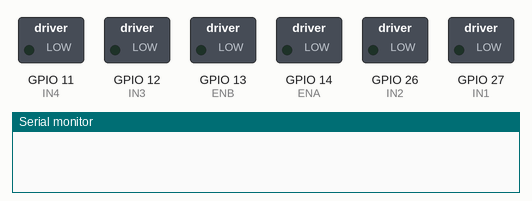
Simulated run of this sketch. Board: ESP32. On the bench: switched loads named in the sketch (green lamp = pin HIGH), the last lines printed to the serial monitor.

Above: at 0.5 s.
At 1.5 s:
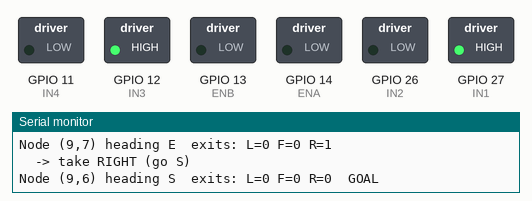
Timing chart, 0 to 3.0 s (numbered marks = the images above):
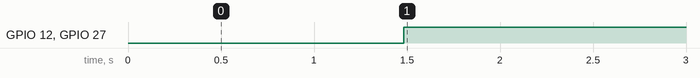

The sketch:

maze_dfs_line_follower_final_code.ino
```cpp
/*
 * Task 9 - ESP32 PID Line Follower + Depth-First-Search Maze Solver
 * -----------------------------------------------------------------
 * Hardware (Appendix A): ESP32-WROOM-32, 5 analog IR sensors (higher voltage
 * = darker = line), L298N dual H-bridge, 3S LiPo.
 *
 *  1. Line position   : weighted centroid of calibrated analog sensors,
 *                       weights {-2,-1,0,1,2}  -> position -2000..+2000
 *  2. Line following  : PID on the position error -> differential motor speed
 *  3. Lost line       : short gap  -> keep steering toward the last side seen
 *                       confirmed  -> treated as a DEAD END: U-turn + backtrack
 *                       U-turn can't re-find the line -> SAFE STOP
 *  4. Maze solving    : DFS on a grid of junction nodes, exit priority
 *                       LEFT -> FORWARD -> RIGHT. Visited nodes are never
 *                       re-entered; dead ends / fully explored nodes pop the
 *                       stack and drive back to the previous node.
 *  5. Startup         : min-max calibration of every sensor (12-bit ADC)
 *  6. Telemetry       : every control-loop iteration prints
 *                       s1,s2,s3,s4,s5,error,motorL,motorR  @115200
 *
 * SIMULATION = 1 : PID is fed hard-coded raw ADC arrays, then the DFS solves a
 *                  hard-coded maze in software (no hardware needed).
 * SIMULATION = 0 : runs on the robot.
 *
 * PID TUNING NOTES
 *  - Error = centroid position, range -2000..+2000. Loop = 100 Hz (10 ms), which
 *    keeps the 115200-baud telemetry stream (~35 B/line) well inside the UART limit.
 *  - Kp = 0.06 : full-scale error gives ~120 PWM of correction. Enough to take
 *                a 90 deg bend, not enough to saturate on every wobble.
 *  - Kd = 0.0004 (per second): damps oscillation; kept small because the
 *                error is quantised by only 5 sensors.
 *  - Ki = 0.02, clamped to +-40 PWM : only trims small steady drift. A big Ki
 *                winds up during turns and causes overshoot, so it stays tiny.
 *  - Tuning order: Ki=Kd=0, raise Kp until it just starts to wobble, back off
 *                ~30 %, add Kd until the wobble is gone, add Ki last (or leave 0).
 *  - L298N drops ~1.4 V per channel and motors stall below ~60 PWM, so
 *                BASE_SPEED is 150 and reverse is limited to -80.
 */

#include <Arduino.h>

#define SIMULATION 1
#define TELEMETRY  1        // stream values every loop iteration (spec requirement)
#define CAL_AUTO_SPIN 1     // 1: robot spins in place during calibration
                            // 0: you sweep the sensors over line + floor by hand

// ============================== PINS (Appendix A) =========================
const uint8_t SENSOR_PINS[5] = {34, 35, 32, 33, 25};   // S1 (left) ... S5 (right)

const uint8_t ENA = 14, IN1 = 27, IN2 = 26;            // left  motor
const uint8_t ENB = 13, IN3 = 12, IN4 = 11;            // right motor
const bool INVERT_LEFT = false, INVERT_RIGHT = false;  // flip if a motor runs backwards

// ============================ PARAMETERS =================================
const int   BASE_SPEED   = 150;      // 0..255
const int   MAX_SPEED    = 255;
const int   MIN_SPEED    = -80;
const int   TURN_SPEED   = 140;
const int   ADV_SPEED    = 120;      // creep speed over a junction
const int   CAL_SPEED    = 100;

const float KP = 0.06f;
const float KI = 0.02f;
const float KD = 0.0004f;
const float I_LIMIT = 2000.0f;       // KI * I_LIMIT = 40 PWM max integral action

const float ON_THRESH    = 0.50f;    // normalised value above which a sensor "sees" the line
const float FOUND_THRESH = 0.30f;    // strongest sensor must exceed this to say "line found"
const float NOISE_FLOOR  = 0.15f;    // ignore tiny readings in the centroid

const uint32_t LOOP_US          = 10000;  // 100 Hz
const uint32_t ADVANCE_MS       = 120;    // brings wheel axle over the node centre
const uint32_t LOST_CONFIRM_MS  = 60;     // no line this long => dead end
const uint32_t TURN_MIN_90_MS   = 120;    // must leave the old line first
const uint32_t TURN_MIN_180_MS  = 300;
const uint32_t TURN_TIMEOUT_MS  = 1500;   // line not re-found => safe stop
const uint32_t CAL_MS           = 3000;

// ============================ DATA TYPES =================================
struct Exits { bool left, fwd, right, goal; };

enum Dir : uint8_t { NORTH = 0, EAST = 1, SOUTH = 2, WEST = 3 };
const int8_t DX[4] = {0, 1, 0, -1};
const int8_t DY[4] = {1, 0, -1, 0};
const char   DIR_CHAR[4] = {'N', 'E', 'S', 'W'};

const int GRID = 12;
bool     visited[GRID][GRID];
uint8_t  pathStack[GRID * GRID];      // heading used to ENTER each cell of the current path
int      sp = 0;
int      cx = GRID / 2, cy = GRID / 2;   // current cell (start in the middle of the grid)
uint8_t  heading = NORTH;                // robot starts facing "north"
bool     solved = false, failed = false;

// sensors / PID state
int   rawVals[5];
int   calMin[5], calMax[5];
float pidIntegral = 0, pidPrevErr = 0, lastPos = 0;

// ========================== MOTORS (L298N) ================================
#if ESP_ARDUINO_VERSION_MAJOR >= 3
  #define PWM_SETUP()      do { } while (0)
  #define PWM_OUT(pin, ch, duty) analogWrite(pin, duty)
#else   // Arduino-ESP32 2.x has no analogWrite(): emulate it with LEDC
  #define PWM_SETUP()      do { ledcSetup(0, 5000, 8); ledcAttachPin(ENA, 0); \
                                ledcSetup(1, 5000, 8); ledcAttachPin(ENB, 1); } while (0)
  #define PWM_OUT(pin, ch, duty) ledcWrite(ch, duty)
#endif

void hardwareInit() {
  pinMode(IN1, OUTPUT); pinMode(IN2, OUTPUT);
  pinMode(IN3, OUTPUT); pinMode(IN4, OUTPUT);
  pinMode(ENA, OUTPUT); pinMode(ENB, OUTPUT);
  PWM_SETUP();
  analogReadResolution(12);                       // 0..4095
  for (uint8_t i = 0; i < 5; i++) pinMode(SENSOR_PINS[i], INPUT);
}

void setMotor(int left, int right) {
  left  = constrain(left,  -255, 255);
  right = constrain(right, -255, 255);
  if (INVERT_LEFT)  left  = -left;
  if (INVERT_RIGHT) right = -right;
  digitalWrite(IN1, left  >= 0); digitalWrite(IN2, left  < 0);   // left  dir A/B
  digitalWrite(IN3, right >= 0); digitalWrite(IN4, right < 0);   // right dir A/B
  PWM_OUT(ENA, 0, abs(left));
  PWM_OUT(ENB, 1, abs(right));
}

void stopMotors() { setMotor(0, 0); }

void safeStop(const char *why) {
  stopMotors();
  Serial.printf("SAFE STOP: %s\n", why);
  failed = true;
}

// ============================ SENSORS =====================================
// raw 0..4095 -> normalised 0..1 (1 = darkest seen = line) + on/off flag
void normalise(const int raw[5], float v[5], bool on[5]) {
  for (int i = 0; i < 5; i++) {
    float range = (float)max(1, calMax[i] - calMin[i]);
    float x = (raw[i] - calMin[i]) / range;
    v[i]  = constrain(x, 0.0f, 1.0f);
    on[i] = v[i] > ON_THRESH;
  }
}

void readSensors(float v[5], bool on[5]) {
  for (int i = 0; i < 5; i++) rawVals[i] = analogRead(SENSOR_PINS[i]);
  normalise(rawVals, v, on);
}

int countOn(const bool on[5]) {
  int n = 0;
  for (int i = 0; i < 5; i++) n += on[i];
  return n;
}

// Weighted centroid. Returns false if no sensor sees the line.
// pos: -2000 (line far left) ... 0 (centred) ... +2000 (line far right)
bool computePosition(const float v[5], float &pos) {
  static const int W[5] = {-2, -1, 0, 1, 2};
  float sum = 0, num = 0, maxv = 0;
  for (int i = 0; i < 5; i++) {
    float x = (v[i] < NOISE_FLOOR) ? 0.0f : v[i];
    sum += x; num += W[i] * x;
    maxv = fmaxf(maxv, v[i]);
  }
  if (maxv < FOUND_THRESH || sum <= 0) return false;
  pos = 1000.0f * num / sum;
  return true;
}

// ================================= PID ====================================
void resetPid() { pidIntegral = 0; pidPrevErr = 0; }

float pidStep(float err, float dt) {
  pidIntegral += err * dt;
  pidIntegral  = constrain(pidIntegral, -I_LIMIT, I_LIMIT);
  float d = (err - pidPrevErr) / dt;
  pidPrevErr = err;
  return KP * err + KI * pidIntegral + KD * d;
}

void motorSpeedsFromCorrection(float corr, int &l, int &r) {
  // line to the right (pos>0) -> corr>0 -> left faster, right slower -> steer right
  l = constrain((int)(BASE_SPEED + corr), MIN_SPEED, MAX_SPEED);
  r = constrain((int)(BASE_SPEED - corr), MIN_SPEED, MAX_SPEED);
}

void telemetry(float err, int l, int r) {
#if TELEMETRY
  Serial.printf("%d,%d,%d,%d,%d,%.0f,%d,%d\n",
                rawVals[0], rawVals[1], rawVals[2], rawVals[3], rawVals[4], err, l, r);
#endif
}

// ===================== PID SELF-TEST (hard-coded raw ADC arrays) ===========
void runPidSelfTest() {
  const int SAMPLES[][5] = {
    { 200,  250, 3900,  300,  180},   // centred
    { 200, 2200, 3600,  500,  190},   // drifting left
    { 250, 3800,  400,  200,  200},   // further left
    {2500, 3500,  300,  200,  200},   // far left
    {3900,  600,  200,  200,  200},   // extreme left
    { 200,  200,  200,  200,  200},   // LOST (all white)
    { 200,  200, 3500, 2800,  250},   // drifting right
    { 200,  200,  300, 3900,  500},   // right
    { 200,  200,  200, 3300, 3700},   // far right
    { 200,  200,  200,  300, 3900}    // extreme right
  };
  const int N = sizeof(SAMPLES) / sizeof(SAMPLES[0]);
  Serial.println("\n=== PID self-test (raw ADC -> position -> PID -> motors) ===");
  Serial.println("S1,S2,S3,S4,S5 | position | correction |  L   R");
  resetPid(); lastPos = 0;
  for (int i = 0; i < N; i++) {
    float v[5]; bool on[5]; float pos;
    normalise(SAMPLES[i], v, on);
    bool found = computePosition(v, pos);
    if (found) lastPos = pos;
    else       pos = (lastPos >= 0) ? 2000 : -2000;      // lost: steer toward last side seen
    float corr = pidStep(pos, LOOP_US / 1e6f);
    int l, r; motorSpeedsFromCorrection(corr, l, r);
    Serial.printf("%4d,%4d,%4d,%4d,%4d | %8.0f | %10.1f | %3d %3d%s\n",
                  SAMPLES[i][0], SAMPLES[i][1], SAMPLES[i][2], SAMPLES[i][3], SAMPLES[i][4],
                  pos, corr, l, r, found ? "" : "   <- LOST: recovery steering");
  }
}

// ========================= MOTION PRIMITIVES (REAL) ========================
#if !SIMULATION

// Min-max calibration. Robot spins left/right over line and floor.
void calibrateSensors() {
  for (int i = 0; i < 5; i++) { calMin[i] = 4095; calMax[i] = 0; }
  Serial.println("Calibrating... (sweep sensors over line and floor)");
  uint32_t t0 = millis();
  while (millis() - t0 < CAL_MS) {
#if CAL_AUTO_SPIN
    uint32_t p = millis() - t0;                  // right, left, right -> ends where it began
    int dir = (p < CAL_MS / 4 || p >= 3 * CAL_MS / 4) ? 1 : -1;
    setMotor(dir * CAL_SPEED, -dir * CAL_SPEED);
#endif
    for (int i = 0; i < 5; i++) {
      int r = analogRead(SENSOR_PINS[i]);
      calMin[i] = min(calMin[i], r);
      calMax[i] = max(calMax[i], r);
    }
    delay(2);
  }
  stopMotors();
  for (int i = 0; i < 5; i++) {
    Serial.printf("S%d min=%d max=%d\n", i + 1, calMin[i], calMax[i]);
    if (calMax[i] - calMin[i] < 400) safeStop("calibration range too small (sensor not seeing line/floor)");
  }
}

// Pivot until the centre sensor (S3) finds a line again. dir: +1 right, -1 left
bool pivotToLine(int dir, uint32_t minMs) {
  setMotor(dir * TURN_SPEED, -dir * TURN_SPEED);
  delay(minMs);                                   // leave the line we are on first
  uint32_t t0 = millis();
  float v[5]; bool on[5];
  while (millis() - t0 < TURN_TIMEOUT_MS) {
    readSensors(v, on);
    if (on[2]) { stopMotors(); return true; }
  }
  stopMotors();
  return false;
}

// diff: 1 = right 90, 2 = U-turn, 3 = left 90   (relative to current heading)
bool turnRobot(int diff) {
  if (diff == 1) return pivotToLine(+1, TURN_MIN_90_MS);
  if (diff == 3) return pivotToLine(-1, TURN_MIN_90_MS);
  if (diff == 2) return pivotToLine(+1, TURN_MIN_180_MS);
  return true;
}

// Follow the line with PID until the next node. Fills `ex`.
void driveToNextNode(Exits &ex) {
  ex = {false, false, false, false};
  resetPid();
  uint32_t lostSince = 0, last = micros();
  uint8_t  junctionCnt = 0;
  float v[5]; bool on[5];

  while (true) {
    while (micros() - last < LOOP_US) { }
    float dt = (micros() - last) / 1e6f; last = micros();

    readSensors(v, on);
    int n = countOn(on);
    float pos;

    if (computePosition(v, pos)) {
      lostSince = 0; lastPos = pos;
    } else {                                           // ---- lost-line handling ----
      if (lostSince == 0) lostSince = millis();
      if (millis() - lostSince > LOST_CONFIRM_MS) {    // confirmed: dead end
        stopMotors();
        telemetry(0, 0, 0);
        return;                                        // no exits -> DFS backtracks
      }
      pos = (lastPos >= 0) ? 2000 : -2000;             // ride out short gaps toward last side
    }

    // ---- junction detection: an outer sensor + at least one more, debounced ----
    junctionCnt = ((on[0] || on[4]) && n >= 2) ? junctionCnt + 1 : 0;
    if (junctionCnt >= 2) {
      bool L = on[0], R = on[4];
      setMotor(ADV_SPEED, ADV_SPEED);
      uint32_t t0 = millis();
      while (millis() - t0 < ADVANCE_MS) {             // latch branches while crossing
        readSensors(v, on); L |= on[0]; R |= on[4];
      }
      stopMotors();
      readSensors(v, on);
      if (countOn(on) == 5) { ex.goal = true; return; }   // solid black area = goal
      ex.left  = L;
      ex.right = R;
      ex.fwd   = on[1] || on[2] || on[3];
      return;
    }

    float corr = pidStep(pos, dt);
    int l, r; motorSpeedsFromCorrection(corr, l, r);
    setMotor(l, r);
    telemetry(pos, l, r);
  }
}

#else
// ========================= MOTION PRIMITIVES (SIM) =========================
// Hard-coded maze: bit d of simOpen[x][y] set => passage in direction d.
uint8_t simOpen[GRID][GRID];
const int SIM_OX = 5, SIM_OY = 6;               // sim (0,0) -> grid (5,6)
const int SIM_GOAL_X = 4 + SIM_OX, SIM_GOAL_Y = 0 + SIM_OY;

void simAddEdge(int x1, int y1, int x2, int y2) {
  x1 += SIM_OX; x2 += SIM_OX; y1 += SIM_OY; y2 += SIM_OY;
  for (int d = 0; d < 4; d++)
    if (x1 + DX[d] == x2 && y1 + DY[d] == y2) {
      simOpen[x1][y1] |= (1 << d);
      simOpen[x2][y2] |= (1 << ((d + 2) % 4));
    }
}

void simBuildMaze() {
  //  y=3  . - . - . - . - .          Start at (1,0) heading north, Goal at (4,0)
  //  y=2  .   . - .   .   .          (0,1) is a dead end on the LEFT of (1,1),
  //  y=1  . - . - . - . - .          (4,2) is a dead end below (4,3),
  //  y=0  .   S           G          so the left-first DFS must backtrack
  simAddEdge(1,0, 1,1);  simAddEdge(0,1, 1,1);  simAddEdge(1,1, 1,2);
  simAddEdge(1,2, 1,3);  simAddEdge(1,3, 2,3);  simAddEdge(2,3, 3,3);
  simAddEdge(3,3, 4,3);  simAddEdge(4,3, 4,2);  simAddEdge(4,1, 4,0);
  simAddEdge(1,2, 2,2);  simAddEdge(2,2, 2,1);  simAddEdge(2,1, 3,1);
  simAddEdge(3,1, 4,1);
}

bool simOpenDir(int x, int y, int d) { return simOpen[x][y] & (1 << d); }

bool turnRobot(int) { return true; }            // heading is updated by turnTo()

void driveToNextNode(Exits &ex) {
  int nx = cx + DX[heading], ny = cy + DY[heading];
  ex.left  = simOpenDir(nx, ny, (heading + 3) % 4);
  ex.fwd   = simOpenDir(nx, ny, heading);
  ex.right = simOpenDir(nx, ny, (heading + 1) % 4);
  ex.goal  = (nx == SIM_GOAL_X && ny == SIM_GOAL_Y);
}
#endif

// ============================== DFS LOGIC =================================
void turnTo(uint8_t target) {
  int diff = (target - heading + 4) % 4;
  if (diff != 0 && !turnRobot(diff)) { safeStop("could not re-find line after turn"); return; }
  heading = target;
}

bool inBounds(int x, int y) { return x >= 0 && y >= 0 && x < GRID && y < GRID; }

void printPath() {
  Serial.print("DFS path (headings from start): ");
  for (int i = 0; i < sp; i++) Serial.print(DIR_CHAR[pathStack[i]]);
  Serial.println();
}

// One DFS step = drive to the next node, then decide where to go from there.
void exploreStep() {
  Exits ex;
  driveToNextNode(ex);
  if (failed) return;

  cx += DX[heading]; cy += DY[heading];
  visited[cx][cy] = true;
  Serial.printf("Node (%d,%d) heading %c  exits: L=%d F=%d R=%d%s\n",
                cx, cy, DIR_CHAR[heading], ex.left, ex.fwd, ex.right,
                ex.goal ? "  GOAL" : "");

  if (ex.goal) { stopMotors(); solved = true; return; }

  // Priority: LEFT, then FORWARD, then RIGHT (relative to current heading)
  const int8_t rel[3]  = {3, 0, 1};                 // +3 = left, +0 = forward, +1 = right
  const bool   open[3] = {ex.left, ex.fwd, ex.right};
  const char  *name[3] = {"LEFT", "FORWARD", "RIGHT"};

  for (int i = 0; i < 3; i++) {
    if (!open[i]) continue;
    uint8_t h = (heading + rel[i]) % 4;
    int nx = cx + DX[h], ny = cy + DY[h];
    if (inBounds(nx, ny) && !visited[nx][ny]) {
      Serial.printf("  -> take %s (go %c)\n", name[i], DIR_CHAR[h]);
      turnTo(h);
      pathStack[sp++] = h;                          // remember how we entered the next cell
      return;
    }
  }

  // Nothing new here: backtrack to the cell we came from
  if (sp == 0) { stopMotors(); failed = true; Serial.println("No path to goal."); return; }
  uint8_t back = (pathStack[--sp] + 2) % 4;
  Serial.printf("  -> dead end / explored, BACKTRACK (go %c)\n", DIR_CHAR[back]);
  turnTo(back);
}

// ================================ SETUP ===================================
void setup() {
  Serial.begin(115200);
  delay(500);
  hardwareInit();
  memset(visited, 0, sizeof(visited));
  visited[cx][cy] = true;                           // start cell

#if SIMULATION
  for (int i = 0; i < 5; i++) { calMin[i] = 200; calMax[i] = 3800; }   // typical sample range
  runPidSelfTest();
  simBuildMaze();
  Serial.println("\n=== DFS maze simulation (priority L > F > R) ===");
#else
  Serial.println("Place robot on the start line. Calibration starts in 2 s...");
  delay(2000);
  calibrateSensors();
  if (failed) return;
  Serial.println("S1,S2,S3,S4,S5,error,motorL,motorR");
  delay(1000);
#endif
}

void loop() {
  if (solved || failed) {
    if (solved) { printPath(); Serial.println("Maze solved."); }
    while (true) delay(1000);                       // halt
  }
  exploreStep();
#if SIMULATION
  delay(50);
#endif
}
```

Measured:
- by itself, GPIO 12 (IN3), GPIO 27 (IN1): LOW → HIGH at 1.5 s
